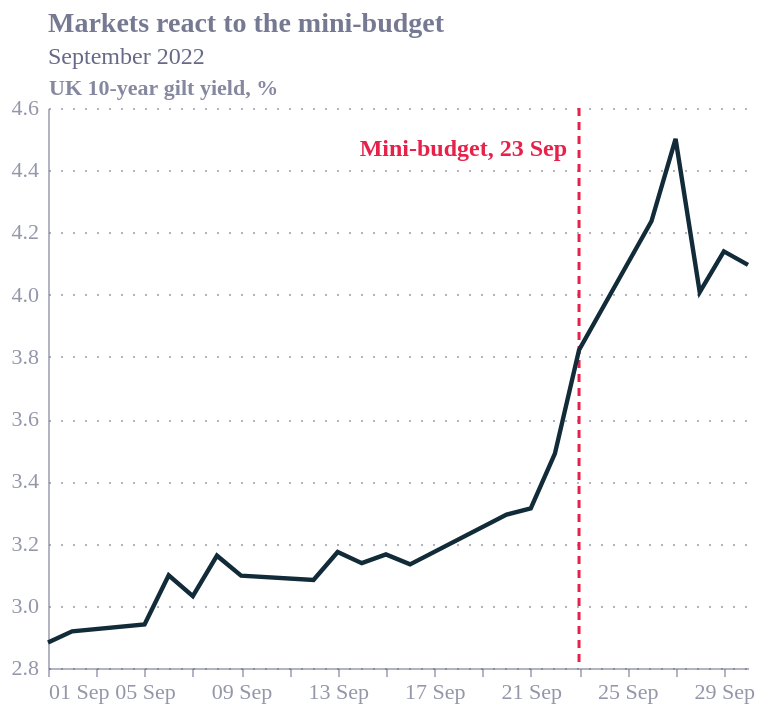

Vega-Lite specification for this chart:
### Vega-Lite specification from a JSON file in a GitHub repository (floating-point values rounded to 4 significant figures)
{"config": {"font": "Circular Std", "text": {"color": "#676A86", "align": "left", "baseline": "middle", "dx": 7, "dy": 0, "fontSize": 11}, "view": {"stroke": null, "continuousWidth": 400, "continuousHeight": 300, "discreteWidth": 400, "discreteHeight": 300}, "range": {"category": ["#36B7B4", "#E6224B", "#F4C245", "#0063AF", "#00A767", "#179FDB", "#EB5C2E", "#5C267B", "#122B39"], "diverging": ["#E6224B", "#E54753", "#C9C9C9", "#179FDB", "#122B39"], "heatmap": ["#C9C9C9", "#179FDB", "#0063AF", "#122B39"], "ordinal": ["#00A767", "#36B7B4", "#179FDB", "#0063AF", "#243B5A"]}, "bar": {"color": "#179fdb"}, "line": {"color": "#e6224b"}, "rule": {"color": "#676A86"}, "area": {"opacity": 0.8}, "point": {"filled": true, "size": 80, "color": "#e6224b", "opacity": 0.95}, "geoshape": {"stroke": "white", "strokeWidth": 0.3}, "rect": {"fill": "#d6d4d4", "opacity": 0.3}, "axis": {"labelColor": "#676A86", "labelFontSize": 11, "labelFont": "Circular Std", "labelOpacity": 0.7, "tickColor": "#676A86", "tickOpacity": 0.5, "domainColor": "#676A86", "domainOpacity": 0.5, "gridColor": "#676A86", "gridDash": [2, 2], "gridOpacity": 0.5, "title": null, "titleColor": "#676A86", "titleOpacity": 0.8, "tickSize": 4}, "axisXDiscrete": {"grid": false, "labelAngle": 0, "tickCount": 10, "tickOpacity": 0.5, "title": null}, "axisYDiscrete": {"ticks": false, "labelPadding": 5}, "axisXTemporal": {"grid": false, "ticks": true}, "axisXQuantitative": {"grid": true}, "axisYQuantitative": {"gridColor": "#676A86", "gridDash": [1, 5], "gridOpacity": 0.5, "ticks": false, "labelPadding": 5, "tickCount": 8, "titleAngle": 0, "titleAlign": "left", "titleBaseline": "bottom", "titleX": 0, "titleY": -5}, "title": {"color": "#676A86E6", "subtitleColor": "#676A86", "font": "Circular Std", "subtitleFont": "Circular Std", "anchor": "start", "fontSize": 14, "subtitleFontSize": 12, "subtitlePadding": 4, "offset": 0, "frame": "group"}, "legend": {"titleColor": "#122b39", "title": null, "labelColor": "#122b39", "labelFontSize": 11}}, "layer": [{"data": {"name": "data-790931130234bb2c80cd2cab6777683f"}, "mark": {"type": "rule", "color": "#e6224b", "strokeDash": [4, 3], "strokeWidth": 1.5}, "encoding": {"x": {"field": "date", "type": "temporal"}}}, {"data": {"name": "data-038690aaad793acdd71211862d5d74c9"}, "mark": {"type": "line", "color": "#122b39", "strokeWidth": 2.2}, "encoding": {"x": {"axis": {"format": "%d %b", "tickCount": 8}, "field": "date", "title": null, "type": "temporal"}, "y": {"field": "yield", "scale": {"zero": false}, "title": "UK 10-year gilt yield, %", "type": "quantitative"}}}, {"data": {"name": "data-790931130234bb2c80cd2cab6777683f"}, "mark": {"type": "text", "align": "right", "color": "#e6224b", "dx": -6, "dy": -120, "fontSize": 12, "fontWeight": "bold", "text": "Mini-budget, 23 Sep"}, "encoding": {"x": {"field": "date", "type": "temporal"}}}], "height": 280, "title": {"text": "Markets react to the mini-budget", "subtitle": "September 2022"}, "width": 350, "$schema": "https://vega.github.io/schema/vega-lite/v6.4.1.json", "datasets": {"data-790931130234bb2c80cd2cab6777683f": [{"date": "2022-09-23"}], "data-038690aaad793acdd71211862d5d74c9": [{"date": "2022-09-01", "yield": 2.882}, {"date": "2022-09-02", "yield": 2.918}, {"date": "2022-09-05", "yield": 2.94}, {"date": "2022-09-06", "yield": 3.098}, {"date": "2022-09-07", "yield": 3.031}, {"date": "2022-09-08", "yield": 3.161}, {"date": "2022-09-09", "yield": 3.097}, {"date": "2022-09-12", "yield": 3.083}, {"date": "2022-09-13", "yield": 3.173}, {"date": "2022-09-14", "yield": 3.137}, {"date": "2022-09-15", "yield": 3.165}, {"date": "2022-09-16", "yield": 3.133}, {"date": "2022-09-20", "yield": 3.293}, {"date": "2022-09-21", "yield": 3.313}, {"date": "2022-09-22", "yield": 3.489}, {"date": "2022-09-23", "yield": 3.822}, {"date": "2022-09-26", "yield": 4.236}, {"date": "2022-09-27", "yield": 4.501}, {"date": "2022-09-28", "yield": 4.008}, {"date": "2022-09-29", "yield": 4.139}, {"date": "2022-09-30", "yield": 4.096}]}}
